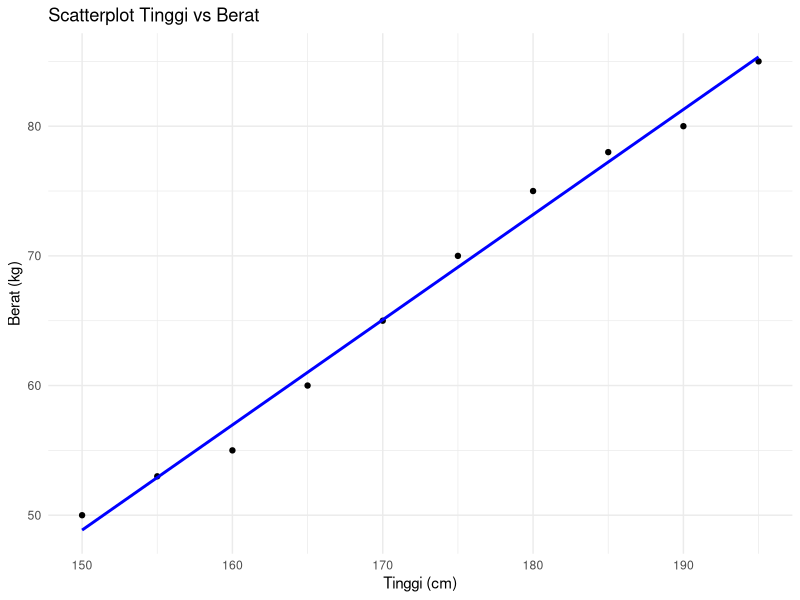
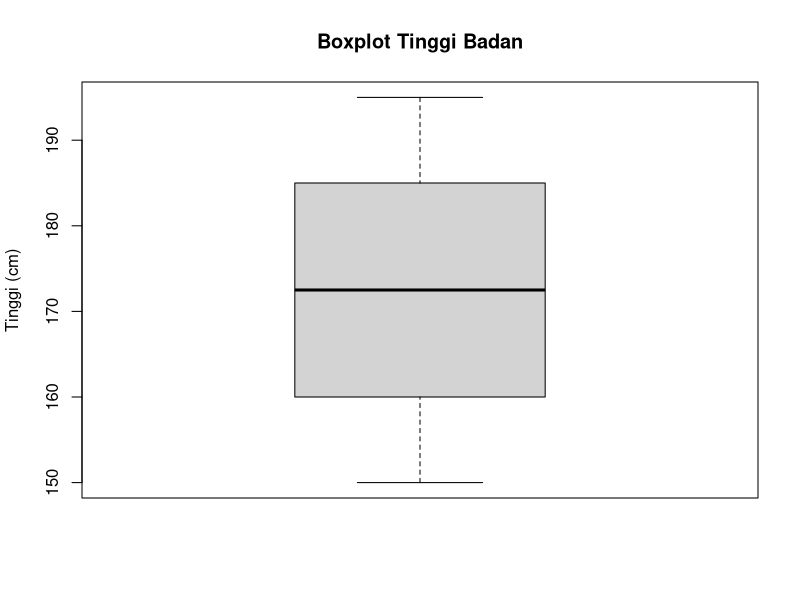
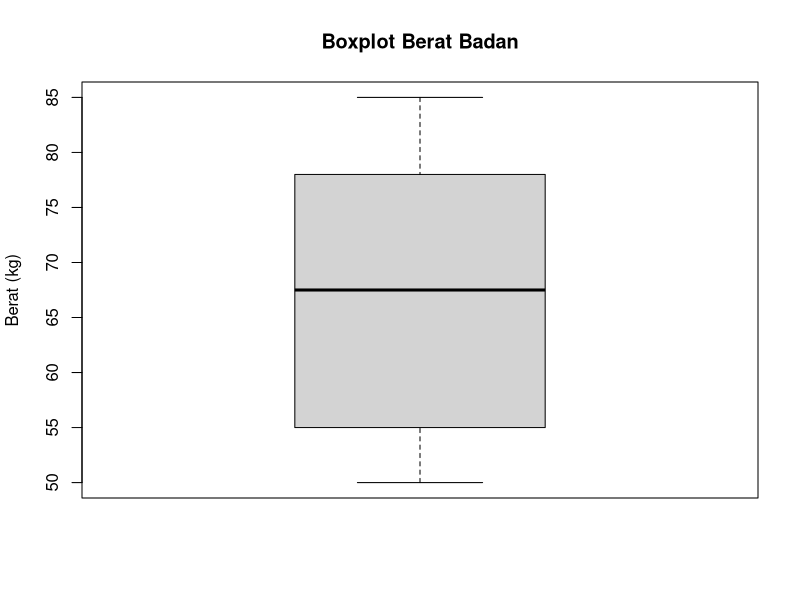
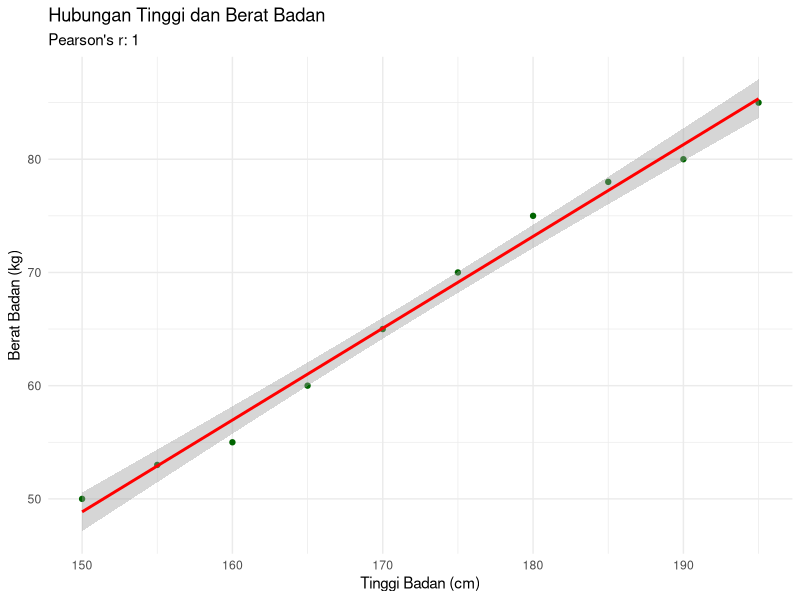

The R source for these figures, in order:
# 1. Persiapan Data ----
# Data tinggi badan (cm) dan berat badan (kg)
data <- data.frame(
  tinggi = c(150, 155, 160, 165, 170, 175, 180, 185, 190, 195), # Tinggi dalam cm
  berat = c(50, 53, 55, 60, 65, 70, 75, 78, 80, 85)             # Berat dalam kg
)

# Melihat sekilas data
print("Data Tinggi dan Berat Badan:")
print(data)

# 2. Uji Asumsi ----
# a. Uji normalitas
shapiro_tinggi <- shapiro.test(data$tinggi)
shapiro_berat <- shapiro.test(data$berat)

cat("\nShapiro-Wilk Test:\n")
cat("p-value untuk tinggi badan:", shapiro_tinggi$p.value, "\n")
cat("p-value untuk berat badan:", shapiro_berat$p.value, "\n")

# b. Uji linearitas dengan scatterplot
library(ggplot2)
ggplot(data, aes(x = tinggi, y = berat)) +
  geom_point() +
  geom_smooth(method = "lm", se = FALSE, color = "blue") +
  labs(title = "Scatterplot Tinggi vs Berat", x = "Tinggi (cm)", y = "Berat (kg)") +
  theme_minimal()

# c. Deteksi outlier dengan boxplot
boxplot(data$tinggi, main = "Boxplot Tinggi Badan", ylab = "Tinggi (cm)")
boxplot(data$berat, main = "Boxplot Berat Badan", ylab = "Berat (kg)")

# 3. Analisis Korelasi ----
cor_test <- cor.test(data$tinggi, data$berat, method = "pearson")

cat("\nHasil Uji Korelasi Pearson:\n")
cat("Koefisien korelasi:", cor_test$estimate, "\n")
cat("p-value:", cor_test$p.value, "\n")

# 4. Visualisasi ----
ggplot(data, aes(x = tinggi, y = berat)) +
  geom_point(color = "darkgreen") +
  geom_smooth(method = "lm", se = TRUE, color = "red") +
  labs(
    title = "Hubungan Tinggi dan Berat Badan",
    subtitle = paste("Pearson's r:", round(cor_test$estimate, 2)),
    x = "Tinggi Badan (cm)",
    y = "Berat Badan (kg)"
  ) +
  theme_minimal()

# 5. Interpretasi ----
if (cor_test$p.value < 0.05) {
  cat("\nInterpretasi: Terdapat hubungan yang signifikan antara tinggi dan berat badan (p < 0.05).\n")
} else {
  cat("\nInterpretasi: Tidak terdapat hubungan yang signifikan antara tinggi dan berat badan (p ≥ 0.05).\n")
}

